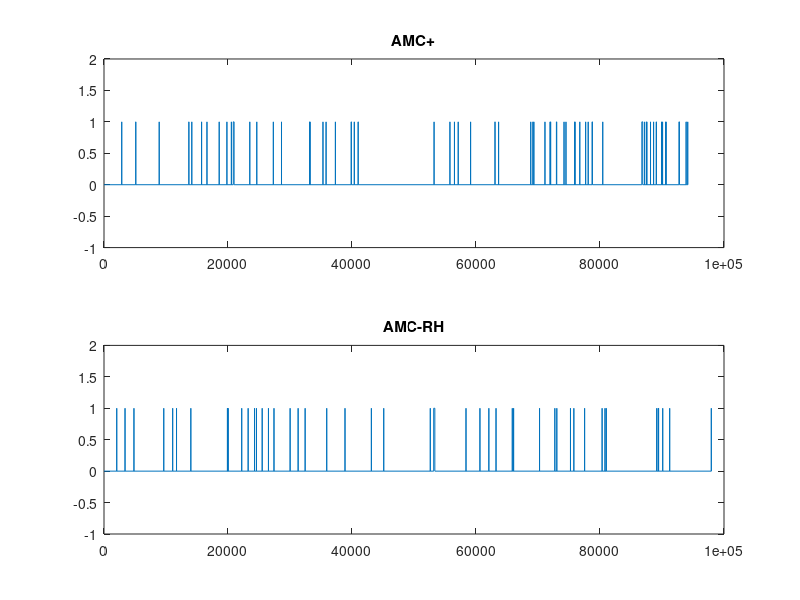

Source code (MATLAB):
mode_ts =  [0, 2859, 2862, 5111, 5141, 8904, 8905, 13679, 13700, 14157, 14163, 15732, 15749, 16607, 16608, 18575, 18586, 19822, 19826, 20543, 20547, 20849, 20984, 23511, 23518, 24641, 24642, 27312, 27313, 28627, 28631, 33187, 33202, 33215, 33219, 35317, 35318, 35819, 35820, 37321, 37322, 39855, 39908, 40366, 40378, 40976, 41011, 53237, 53238, 55791, 55798, 56524, 56525, 57129, 57135, 59128, 59129, 63047, 63086, 63643, 63645, 68830, 68831, 69171, 69186, 69332, 69333, 71122, 71123, 71941, 71959, 72036, 72037, 72967, 73025, 74196, 74201, 74510, 74514, 75938, 75939, 75946, 75948, 76740, 76741, 77682, 77688, 78096, 78098, 78715, 78783, 80442, 80443, 86746, 86894, 87199, 87203, 87511, 87518, 87545, 87546, 88147, 88148, 88644, 88647, 89058, 89110, 89927, 89952, 90091, 90092, 90602, 90605, 90650, 90651, 92728, 92815, 93875, 93908, 94149, 94150] ;
mode_dat =  [0, 1, 0, 1, 0, 1, 0, 1, 0, 1, 0, 1, 0, 1, 0, 1, 0, 1, 0, 1, 0, 1, 0, 1, 0, 1, 0, 1, 0, 1, 0, 1, 0, 1, 0, 1, 0, 1, 0, 1, 0, 1, 0, 1, 0, 1, 0, 1, 0, 1, 0, 1, 0, 1, 0, 1, 0, 1, 0, 1, 0, 1, 0, 1, 0, 1, 0, 1, 0, 1, 0, 1, 0, 1, 0, 1, 0, 1, 0, 1, 0, 1, 0, 1, 0, 1, 0, 1, 0, 1, 0, 1, 0, 1, 0, 1, 0, 1, 0, 1, 0, 1, 0, 1, 0, 1, 0, 1, 0, 1, 0, 1, 0, 1, 0, 1, 0, 1, 0, 1, 0] ;

subplot(2,1,1)
stairs(mode_ts, mode_dat)
ylim([-1,2])

title("AMC+")


mode_ts =  [0, 2052, 2057, 3389, 3395, 4829, 4830, 9638, 9639, 11074, 11080, 11694, 11699, 14005, 14006, 19907, 19908, 19970, 19975, 20009, 20010, 22212, 22213, 23249, 23250, 24273, 24276, 24585, 24586, 25514, 25515, 26524, 26525, 27416, 27417, 30018, 30019, 31310, 31312, 32438, 32443, 35922, 35923, 38869, 38873, 43124, 43125, 45116, 45119, 52626, 52627, 53178, 53361, 58386, 58388, 60630, 60636, 62070, 62075, 63230, 63231, 65851, 65856, 66064, 66066, 70247, 70253, 72713, 72719, 73034, 73035, 75237, 75238, 75781, 75782, 77515, 77520, 80340, 80341, 80803, 80805, 81013, 81018, 89146, 89147, 89393, 89398, 89448, 89449, 90114, 90118, 91239, 91241, 97951, 97952] ;
mode_dat =  [0, 1, 0, 1, 0, 1, 0, 1, 0, 1, 0, 1, 0, 1, 0, 1, 0, 1, 0, 1, 0, 1, 0, 1, 0, 1, 0, 1, 0, 1, 0, 1, 0, 1, 0, 1, 0, 1, 0, 1, 0, 1, 0, 1, 0, 1, 0, 1, 0, 1, 0, 1, 0, 1, 0, 1, 0, 1, 0, 1, 0, 1, 0, 1, 0, 1, 0, 1, 0, 1, 0, 1, 0, 1, 0, 1, 0, 1, 0, 1, 0, 1, 0, 1, 0, 1, 0, 1, 0, 1, 0, 1, 0, 1, 0] ;

subplot(2,1,2)
stairs(mode_ts, mode_dat)
ylim([-1,2])

title("AMC-RH")
